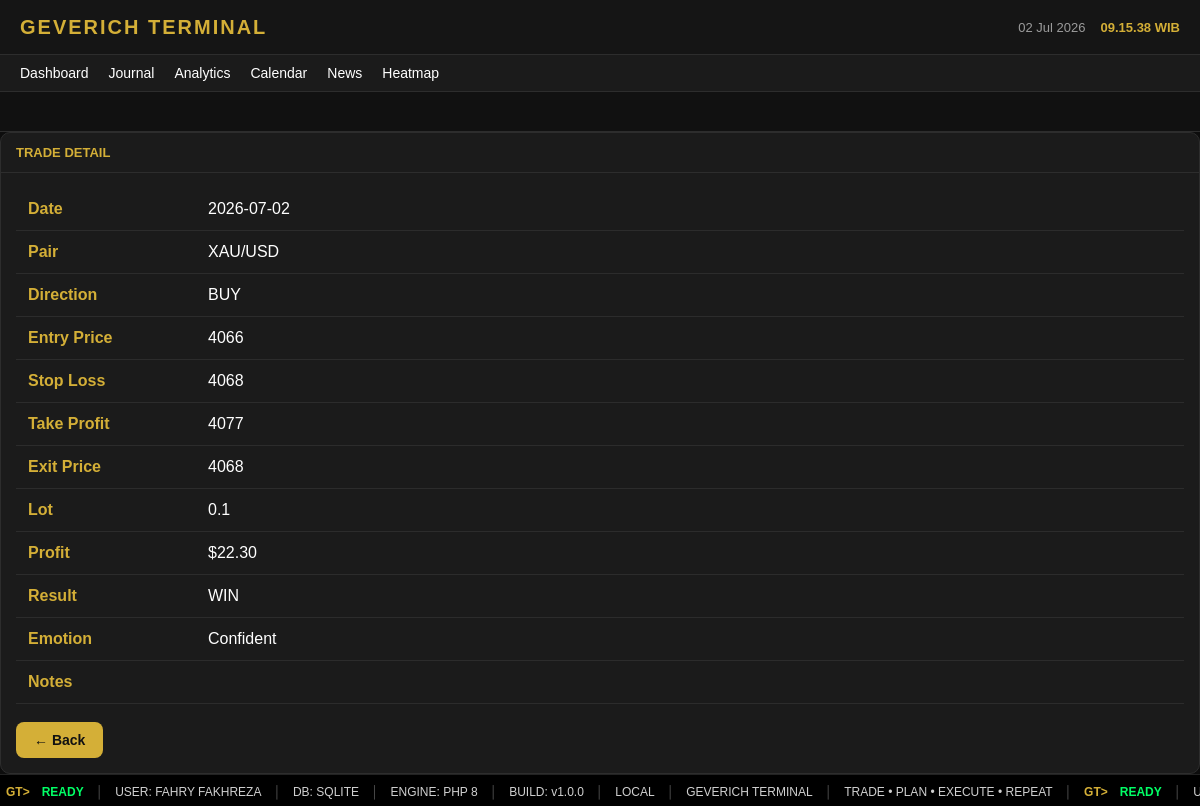
The app's page /?page=trade-view&id=26 with its own data.
### tables this page shows
CREATE TABLE trades (

id INTEGER PRIMARY KEY AUTOINCREMENT,

tanggal TEXT NOT NULL,

pair TEXT NOT NULL,

direction TEXT NOT NULL,

entry_price REAL NOT NULL,

sl REAL,

tp REAL,

exit_price REAL,

lot REAL,

profit_usd REAL DEFAULT 0,

hasil TEXT,

emotion TEXT,

note TEXT,

created_at DATETIME DEFAULT CURRENT_TIMESTAMP

);

### pages/trade-view.php (the view, shortened to what this page needs)
<?php
$db=getDB();
$id=$_GET['id'] ?? 0;
$stmt=$db->prepare("
SELECT *
FROM trades
WHERE id=?
");
$stmt->execute([$id]);
$trade=$stmt->fetch();
?>
<div class="card">
    <div class="panel-title">
        TRADE DETAIL
    </div>
    <div class="panel-content">
        <table class="detail-table">
            <tr>
                <td>Date</td>
                <td><?= $trade['tanggal'] ?></td>
            </tr>
            <tr>
                <td>Pair</td>
                <td><?= $trade['pair'] ?></td>
            </tr>
            <tr>
                <td>Direction</td>
                <td><?= $trade['direction'] ?></td>
            </tr>
            <tr>
                <td>Entry Price</td>
                <td><?= $trade['entry_price'] ?></td>
            </tr>
            <tr>
                <td>Stop Loss</td>
                <td><?= $trade['sl'] ?></td>
            </tr>
            <tr>
                <td>Take Profit</td>
                <td><?= $trade['tp'] ?></td>
            </tr>
            <tr>
                <td>Exit Price</td>
                <td><?= $trade['exit_price'] ?></td>
            </tr>
            <tr>
                <td>Lot</td>
                <td><?= $trade['lot'] ?></td>
            </tr>
            <tr>
                <td>Profit</td>
                <td>$<?= number_format((float)$trade['profit_usd'],2) ?></td>
            </tr>
            <tr>
                <td>Result</td>
                <td><?= $trade['hasil'] ?></td>
            </tr>
            <tr>
                <td>Emotion</td>
                <td><?= $trade['emotion'] ?></td>
            </tr>
            <tr>
                <td>Notes</td>
                <td><?= nl2br(htmlspecialchars($trade['note'])) ?></td>
            </tr>
        </table>
        <br>
        <a href="?page=journal" class="btn btn-primary">
            ← Back
        </a>
    </div>
</div>

### assets/css/style.css (style rules this page uses)
:root { --gold:#d4af37; --bg:#0d0d0d; --bg-panel:#151515; --bg-card:#1b1b1b; --border:#2d2d2d; --text:#ffffff; --text-muted:#9b9b9b; }
* { margin:0; padding:0; box-sizing:border-box; font-family:Arial, sans-serif; }
body { background:var(--bg); color:var(--text); padding-bottom:32px; }
.card { background:var(--bg-card); border:1px solid var(--border); border-radius:10px; overflow:hidden; }
.panel-title { padding:12px 15px; border-bottom:1px solid var(--border); color:var(--gold); font-weight:bold; font-size:13px; }
.panel-content { padding:15px; }
.btn { display:inline-flex; align-items:center; justify-content:center; padding:10px 18px; border:none; border-radius:8px; font-size:14px; font-weight:600; text-decoration:none; cursor:pointer; transition:.25s; }
.btn-primary { background:#d4af37; color:#111; }
.detail-table { width:100%; border-collapse:collapse; }
.detail-table td { padding:12px; border-bottom:1px solid #2c2c2c; }
.detail-table td:first-child { width:180px; color:var(--gold); font-weight:bold; }

### records on screen
trades: tanggal "2026-07-02", pair "XAU/USD", direction "BUY", entry_price "4066", sl "4068", tp "4077", exit_price "4068", lot "0.1", profit_usd "22.30", hasil "WIN", emotion "Confident"
